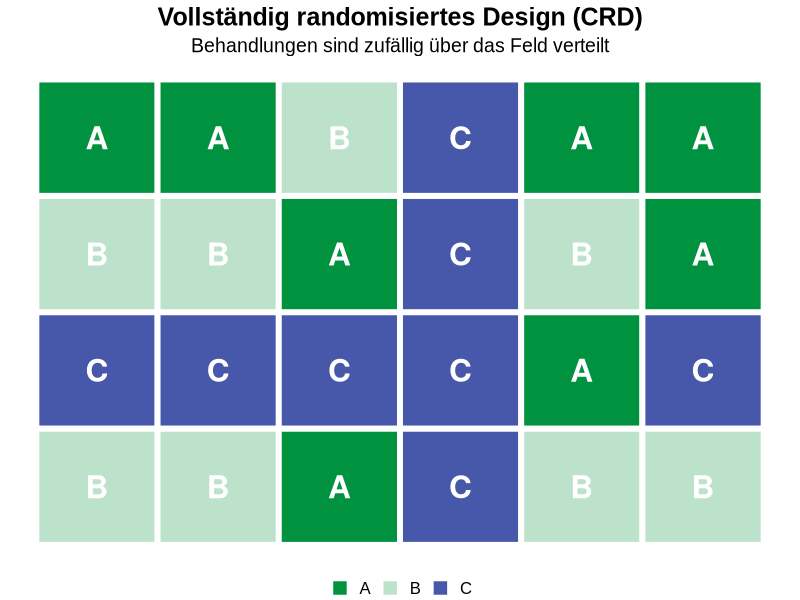
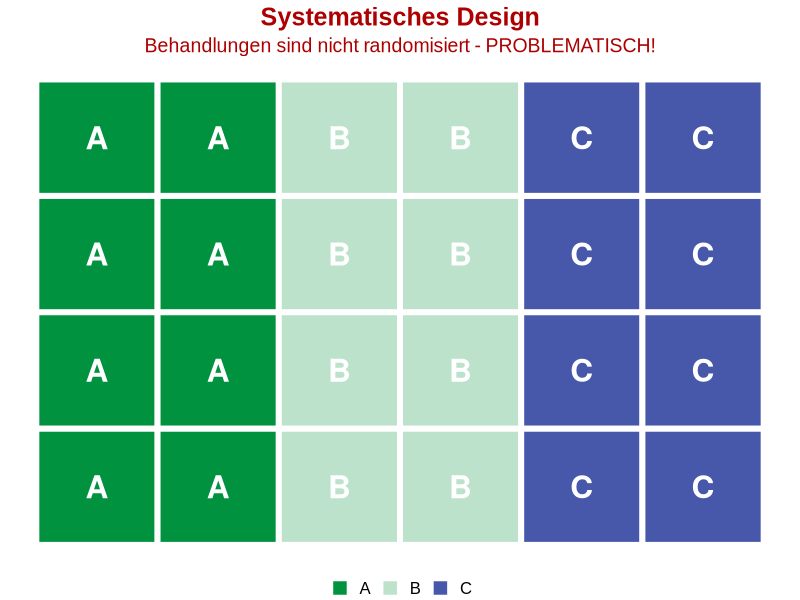
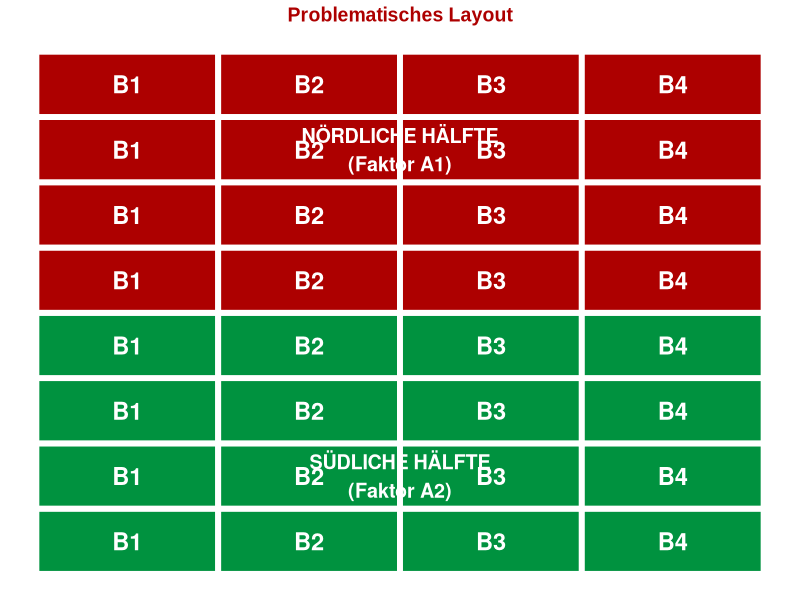

These charts were generated, in order, by the following R code:
## ---- chunk 1
#| echo: false
#| fig-width: 10
#| fig-height: 5

library(ggplot2)
library(dplyr)

set.seed(123)
field <- expand.grid(row = 1:4, col = 1:6)
field$treatment <- sample(rep(c("A", "B", "C"), each = 8))

ggplot(field, aes(x = col, y = row, fill = treatment)) +
  geom_tile(color = "white", linewidth = 2) +
  geom_text(aes(label = treatment), size = 8, fontface = "bold", color = "white") +
  scale_fill_manual(values = c("A" = "#00923f", "B" = "#bce2cc", "C" = "#4758ab")) +
  labs(title = "Vollständig randomisiertes Design (CRD)",
       subtitle = "Behandlungen sind zufällig über das Feld verteilt") +
  theme_void() +
  theme(plot.title = element_text(size = 18, face = "bold", hjust = 0.5, family = "Arial"),
        plot.subtitle = element_text(size = 14, hjust = 0.5, family = "Arial"),
        legend.position = "bottom",
        legend.title = element_blank(),
        legend.text = element_text(size = 12, family = "Arial"))
## ---- chunk 2
#| echo: false
#| fig-width: 10
#| fig-height: 5

field_bad <- expand.grid(row = 1:4, col = 1:6)
field_bad$treatment <- rep(c("A", "B", "C"), each = 8)

ggplot(field_bad, aes(x = col, y = row, fill = treatment)) +
  geom_tile(color = "white", linewidth = 2) +
  geom_text(aes(label = treatment), size = 8, fontface = "bold", color = "white") +
  scale_fill_manual(values = c("A" = "#00923f", "B" = "#bce2cc", "C" = "#4758ab")) +
  labs(title = "Systematisches Design",
       subtitle = "Behandlungen sind nicht randomisiert - PROBLEMATISCH!") +
  theme_void() +
  theme(plot.title = element_text(size = 18, face = "bold", hjust = 0.5, color = "#ad0000", family = "Arial"),
        plot.subtitle = element_text(size = 14, hjust = 0.5, color = "#ad0000", family = "Arial"),
        legend.position = "bottom",
        legend.title = element_blank(),
        legend.text = element_text(size = 12, family = "Arial"))
## ---- chunk 3
#| echo: false
#| fig-width: 5
#| fig-height: 6

field_split <- data.frame(
  row = rep(1:8, each = 4),
  col = rep(1:4, 8),
  A = rep(c("A1", "A2"), each = 16),
  B = rep(c("B1", "B2", "B3", "B4"), 8)
)

ggplot(field_split, aes(x = col, y = row, fill = A)) +
  geom_tile(color = "white", linewidth = 2) +
  geom_text(aes(label = B), size = 6, fontface = "bold", color = "white") +
  scale_fill_manual(values = c("A1" = "#00923f", "A2" = "#ad0000")) +
  annotate("text", x = 2.5, y = 7, label = "NÖRDLICHE HÄLFTE\n(Faktor A1)",
           size = 5, fontface = "bold", color = "white") +
  annotate("text", x = 2.5, y = 2, label = "SÜDLICHE HÄLFTE\n(Faktor A2)",
           size = 5, fontface = "bold", color = "white") +
  labs(title = "Problematisches Layout") +
  theme_void() +
  theme(plot.title = element_text(size = 14, face = "bold", hjust = 0.5, color = "#ad0000", family = "Arial"),
        legend.position = "none")
